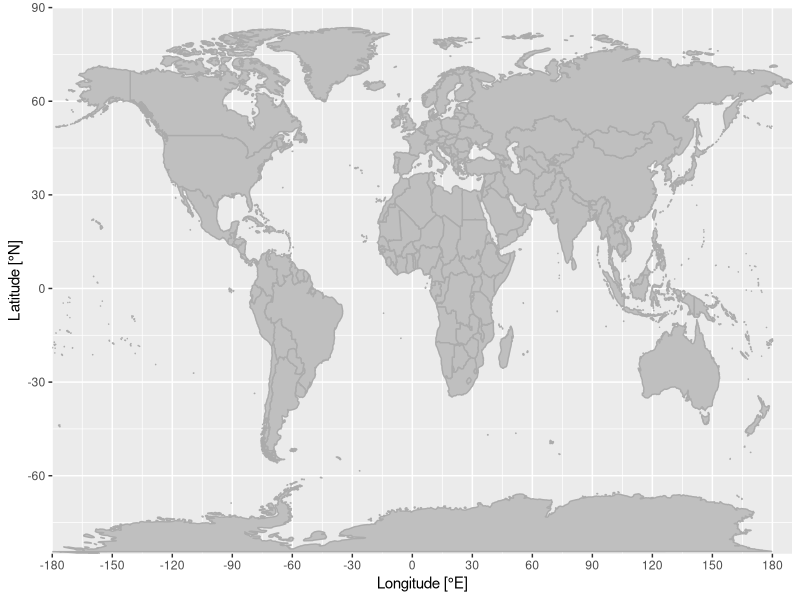

Source code (R): (Note: this script raises an error after producing the figure.)
library(tidyverse)
library(geosphere)

#
### GLOBALE WERTE
# Farben (Im Hauptplot Ränder, Punkte, Linie, Akzent, Score, Umkreis)
colo <- c("grey67", "dodgerblue4", "dodgerblue3", "powderblue", "firebrick", "white")
# Eintellungen Umkreis
spot <- "VIE"
radius <- 2500

#
### PLOT
# Plot 1
# Weltkarte
p1 <- ggplot() +
  geom_polygon(data = map_data("world"), mapping = aes(x = long, y = lat, group = group), fill = "grey75", color = colo[1]) +
  scale_x_continuous(name = "Longitude [°E]", breaks = seq(from = -180, to = 180, by = 30), expand = c(0, 0)) +
  scale_y_continuous(name = "Latitude [°N]", breaks = seq(from = -90, to = 90, by = 30), expand = c(0, 0)) +
  coord_cartesian(xlim = c(-180, 190), ylim = c(-85, 90))

# Umkreis um 'Spot'
circ <- data.frame(destPoint(airports[which(airports$IATA == spot), c("Long", "Lat")], seq(0, 359, by = 5), radius * 1e3), fill = "a")
p1 <- p1 +
  geom_polygon(data = circ, aes(x = lon, y = lat, fill = fill), alpha = 1/2) +
  scale_fill_manual(name = "Radius", values = colo[6], label = paste(radius, "km @ VIE"))

# Aufräumen
rm(circ)

# Zeichnen der Großkreissegmente
paths <- myroutes %>% select(Route, Path) %>% unnest(cols = Path)
p1 <- p1 + geom_path(data = paths, mapping = aes(x = lon, y = lat, group = Route), color = colo[3])

# Aufräumen
rm(paths)

# Punkte auf Flughäfen (zuerst 'Score')
p1 <- p1 +
  geom_point(data = myairports, mapping = aes(x = Long, y = Lat, size = Score), color = colo[5], alpha = 1/3) +
  geom_point(data = myairports, mapping = aes(Long, Lat), color = colo[2], size = 1.25) +
  theme(legend.position = "top", legend.box = "horizontal")

# PLOT 2
p2 <- ggplot(data = myflights, mapping = aes(x = Distance, fill = Relation)) +
  geom_histogram(binwidth = 625, center = 312.5, color = colo[1]) +
  labs(x = "Distance [km]", y = "Count") +
  scale_x_continuous(breaks = seq(from = 0, to = 20000, by = 5000)) +
  scale_fill_manual(values = c(colo[4], colo[2])) +
  theme(legend.position = "top")

#PLOT 3
p3 <- myflights %>%
  transmute(Distance = Distance,
            InitHead = cut((Bearing + 22.5 ) %% 360, (0:8) * 45, labels = c("N", "NE", "E", "SE", "S", "SW", "W", "NW"))) %>%
  group_by(InitHead) %>%
  summarise(Count = n(), AvgDist = mean(Distance)) %>%
  ggplot(mapping = aes(x = InitHead, y = Count)) +
  geom_bar(aes(fill = AvgDist), width = 1, color = colo[1], stat = "identity") +
  labs(x = "Initial Heading", y = "Count") +
  coord_polar(theta = "x", start = -22.5 / 180 * pi) +
  scale_fill_gradient(name = "Avg Distance", low = colo[2], high = colo[4], breaks = c(0, 1250, 2500, 3750, 5000)) +
  theme(legend.position = "top")

#windows(16, 8)
pdf("myflights.pdf", width = 16, height = 8)
gridExtra::grid.arrange(p1, p2, p3 ,layout_matrix = matrix(c(1, 1, 1, 1, 2, 1, 1, 1, 1, 3), nrow=2, byrow=T),
                        top = grid::textGrob("My Flights", gp = grid::gpar(fontsize = 17)))
dev.off()
rm(p1, p2, p3, colo, radius, spot)
